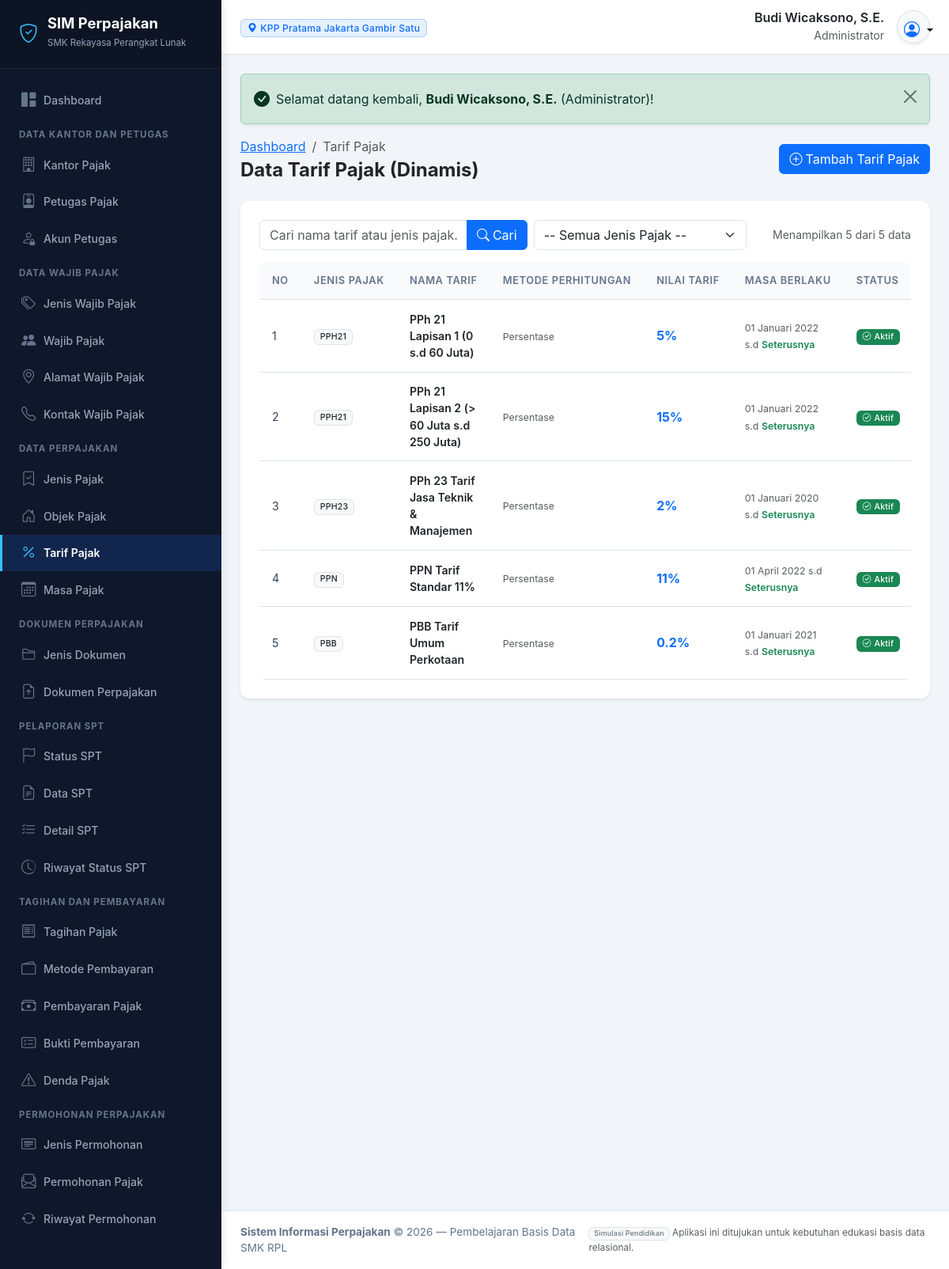
Page /modules/tarif_pajak/index.php (signed in) on the committed database.
### tables this page shows
CREATE TABLE `akun_petugas` (
  `id_akun` INT AUTO_INCREMENT PRIMARY KEY,
  `id_petugas` INT NOT NULL UNIQUE,
  `nama_pengguna` VARCHAR(50) NOT NULL UNIQUE,
  `kata_sandi` VARCHAR(255) NOT NULL,
  `peran` VARCHAR(50) NOT NULL,
  `status_akun` ENUM('Aktif', 'Nonaktif') DEFAULT 'Aktif',
  `terakhir_masuk` DATETIME NULL,
  `created_at` TIMESTAMP DEFAULT CURRENT_TIMESTAMP,
  CONSTRAINT `fk_akun_petugas` FOREIGN KEY (`id_petugas`) 
    REFERENCES `petugas_pajak` (`id_petugas`) ON UPDATE CASCADE ON DELETE CASCADE
);

CREATE TABLE `kantor_pajak` (
  `id_kantor` INT AUTO_INCREMENT PRIMARY KEY,
  `kode_kantor` VARCHAR(20) NOT NULL UNIQUE,
  `nama_kantor` VARCHAR(150) NOT NULL,
  `alamat` TEXT NOT NULL,
  `kota` VARCHAR(100) NOT NULL,
  `nomor_telepon` VARCHAR(30) NOT NULL,
  `email` VARCHAR(100) NOT NULL,
  `created_at` TIMESTAMP DEFAULT CURRENT_TIMESTAMP
);

CREATE TABLE `petugas_pajak` (
  `id_petugas` INT AUTO_INCREMENT PRIMARY KEY,
  `id_kantor` INT NOT NULL,
  `nama_petugas` VARCHAR(150) NOT NULL,
  `nomor_identitas` VARCHAR(50) NOT NULL UNIQUE,
  `jabatan` VARCHAR(100) NOT NULL,
  `nomor_telepon` VARCHAR(30) NOT NULL,
  `email` VARCHAR(100) NOT NULL,
  `status` ENUM('Aktif', 'Nonaktif') DEFAULT 'Aktif',
  `created_at` TIMESTAMP DEFAULT CURRENT_TIMESTAMP,
  CONSTRAINT `fk_petugas_kantor` FOREIGN KEY (`id_kantor`) 
    REFERENCES `kantor_pajak` (`id_kantor`) ON UPDATE CASCADE ON DELETE RESTRICT
);

CREATE TABLE `tarif_pajak` (
  `id_tarif` INT AUTO_INCREMENT PRIMARY KEY,
  `id_jenis_pajak` INT NOT NULL,
  `nama_tarif` VARCHAR(150) NOT NULL,
  `jenis_perhitungan` VARCHAR(50) NOT NULL DEFAULT 'Persentase',
  `nilai_tarif` DECIMAL(10,4) NOT NULL,
  `tanggal_mulai` DATE NOT NULL,
  `tanggal_berakhir` DATE NULL,
  `status` ENUM('Aktif', 'Nonaktif') DEFAULT 'Aktif',
  CONSTRAINT `fk_tarif_jenis` FOREIGN KEY (`id_jenis_pajak`) 
    REFERENCES `jenis_pajak` (`id_jenis_pajak`) ON UPDATE CASCADE ON DELETE RESTRICT
);

CREATE TABLE `jenis_pajak` (
  `id_jenis_pajak` INT AUTO_INCREMENT PRIMARY KEY,
  `kode_pajak` VARCHAR(20) NOT NULL UNIQUE,
  `nama_pajak` VARCHAR(150) NOT NULL,
  `deskripsi` TEXT NULL,
  `status` ENUM('Aktif', 'Nonaktif') DEFAULT 'Aktif'
);

### modules/tarif_pajak/index.php (the view, shortened to what this page needs)
<?php
require_once __DIR__ . '/../../includes/header.php';
$cari = bersihkan($_GET['cari'] ?? '');
$halaman = max(1, (int)($_GET['halaman'] ?? 1));
$limit = 10;
$offset = ($halaman - 1) * $limit;
$where = "WHERE 1=1";
$params = [];
$total_data = ambil_satu("
    SELECT COUNT(*) as total
    FROM tarif_pajak t
    JOIN jenis_pajak jp ON t.id_jenis_pajak = jp.id_jenis_pajak
    $where
", $params)['total'];
$query = "
    SELECT t.*, jp.kode_pajak, jp.nama_pajak
    FROM tarif_pajak t
    JOIN jenis_pajak jp ON t.id_jenis_pajak = jp.id_jenis_pajak
    $where
    ORDER BY t.id_tarif ASC
    LIMIT $limit OFFSET $offset
";
$data_list = ambil_semua($query, $params);
?>
<div class="d-flex flex-column flex-md-row justify-content-between align-items-md-center mb-4 gap-2">
    <div>
        <nav aria-label="breadcrumb">
            <ol class="breadcrumb mb-1">
                <li class="breadcrumb-item"><a href="<?= base_url('dashboard.php') ?>">Dashboard</a></li>
                <li class="breadcrumb-item active" aria-current="page">Tarif Pajak</li>
            </ol>
        </nav>
        <h4 class="fw-bold mb-0 text-dark">Data Tarif Pajak (Dinamis)</h4>
    </div>
    <div>
        <a href="tambah.php" class="btn btn-primary">
            <i class="bi bi-plus-circle me-1"></i>Tambah Tarif Pajak
        </a>
    </div>
</div>
<div class="card border-0 shadow-sm">
    <div class="card-body p-3 p-md-4">
        <form method="GET" class="row g-2 mb-3">
            <div class="col-12 col-md-5">
                <div class="input-group">
                    <input type="text" name="cari" class="form-control" placeholder="Cari nama tarif atau jenis pajak..." value="<?= escape($cari) ?>">
                    <button class="btn btn-primary" type="submit"><i class="bi bi-search me-1"></i>Cari</button>
                </div>
            </div>
            <div class="col-12 col-md-4">
                <select name="jenis" class="form-select" onchange="this.form.submit()">
                    <option value="0">-- Semua Jenis Pajak --</option>
                </select>
            </div>
            <div class="col-12 col-md-3 text-md-end text-muted small d-flex align-items-center justify-content-md-end">
                Menampilkan <?= count($data_list) ?> dari <?= $total_data ?> data
            </div>
        </form>
        <div class="table-responsive">
            <table class="table table-hover align-middle mb-0">
                <thead>
                    <tr>
                        <th style="width: 50px;">No</th>
                        <th>Jenis Pajak</th>
                        <th>Nama Tarif</th>
                        <th>Metode Perhitungan</th>
                        <th>Nilai Tarif</th>
                        <th>Masa Berlaku</th>
                        <th>Status</th>
                    </tr>
                </thead>
                <tbody>
                    <?php if (empty($data_list)): ?>
                        <tr><td colspan="8" class="text-center py-4 text-muted">Tidak ada data tarif pajak.</td></tr>
                    <?php else: ?>
                        <?php $no = $offset + 1; foreach ($data_list as $row): ?>
                            <tr>
                                <td><?= $no++ ?></td>
                                <td><span class="badge bg-light text-dark border"><?= escape($row['kode_pajak']) ?></span></td>
                                <td><div class="fw-semibold text-dark"><?= escape($row['nama_tarif']) ?></div></td>
                                <td><small class="text-muted"><?= escape($row['jenis_perhitungan']) ?></small></td>
                                <td>
                                    <span class="fw-bold text-primary fs-6"><?= (float)$row['nilai_tarif'] ?>%</span>
                                </td>
                                <td>
                                    <small class="text-muted">
                                        <?= format_tanggal($row['tanggal_mulai']) ?> s.d
                                        <?= $row['tanggal_berakhir'] ? format_tanggal($row['tanggal_berakhir']) : '<span class="text-success fw-semibold">Seterusnya</span>' ?>
                                    </small>
                                </td>
                                <td><?= badge_status($row['status']) ?></td>
                            </tr>
                        <?php endforeach; ?>
                    <?php endif; ?>
                </tbody>
            </table>
        </div>
    </div>
</div>
<?php require_once __DIR__ . '/../../includes/footer.php'; ?>

### includes/header.php (shortened to what this page needs)
<?php
require_once __DIR__ . '/fungsi.php';
$user_aktif = pengguna_login();
$nama_user = $user_aktif['nama_petugas'] ?? $_SESSION['nama_pengguna'] ?? 'Petugas';
$peran_user = $user_aktif['peran'] ?? 'Petugas Pajak';
$kantor_user = $user_aktif['nama_kantor'] ?? 'Kantor Pajak';
?>
<!DOCTYPE html>
<html lang="id">
<head>
    <link rel="stylesheet" href="<?= base_url('assets/css/bootstrap.min.css') ?>">
    <link rel="stylesheet" href="<?= base_url('assets/css/bootstrap-icons.min.css') ?>">
    <link rel="stylesheet" href="<?= base_url('assets/css/style.css') ?>">
    <link rel="stylesheet" href="https://cdn.jsdelivr.net/npm/bootstrap-icons@1.11.3/font/bootstrap-icons.min.css" onerror="this.onerror=null;">
</head>
<body>
<div class="app-wrapper">
    <?php require_once __DIR__ . '/sidebar.php'; ?>
    <div class="app-content">
        <header class="app-header">
            <div class="d-flex align-items-center">
                <div class="d-none d-sm-block">
                    <span class="badge bg-primary bg-opacity-10 text-primary border border-primary border-opacity-25 px-2 py-1">
                        <i class="bi bi-geo-alt-fill me-1"></i><?= escape($kantor_user) ?>
                    </span>
                </div>
            </div>
            <div class="d-flex align-items-center gap-3">
                <div class="text-end d-none d-md-block">
                    <div class="fw-semibold text-dark lh-sm"><?= escape($nama_user) ?></div>
                    <small class="text-muted"><?= escape($peran_user) ?></small>
                </div>
                <div class="dropdown">
                    <button class="btn btn-light rounded-circle p-2 border shadow-sm dropdown-toggle" type="button" id="userDropdown" data-bs-toggle="dropdown" aria-expanded="false" style="width: 42px; height: 42px;">
                        <i class="bi bi-person-circle fs-5 text-primary"></i>
                    </button>
                </div>
            </div>
        </header>
        <main class="p-3 p-md-4 flex-grow-1">
            <?php tampilkan_flash(); ?>

### includes/fungsi.php (shortened to what this page needs)
<?php
require_once __DIR__ . '/../config/koneksi.php';
function base_url($path = '') {
    $scriptName = str_replace('\\', '/', $_SERVER['SCRIPT_NAME'] ?? '');
    $base = '';
    if (stripos($scriptName, '/sistem-perpajakan') !== false) {
        $base = '/sistem-perpajakan';
    } elseif (stripos($scriptName, '/Perpajakan') !== false) {
        $base = '/Perpajakan';
    } else {
        $base = '';
    }
    $path = ltrim($path, '/');
    return $base ? $base . '/' . $path : '/' . $path;
}
function escape($data) {
    return htmlspecialchars((string)$data, ENT_QUOTES, 'UTF-8');
}
function bersihkan($data) {
    return trim($data ?? '');
}
function tampilkan_flash() {
    if (!empty($_SESSION['flash'])) {
        $flash = $_SESSION['flash'];
        $ikon = 'info-circle';
        if ($flash['tipe'] === 'success') $ikon = 'check-circle-fill';
        echo '<div class="alert alert-' . escape($flash['tipe']) . ' alert-dismissible fade show d-flex align-items-center shadow-sm" role="alert">';
        echo '  <i class="bi bi-' . $ikon . ' me-2 fs-5"></i>';
        echo '  <div class="flex-grow-1">' . $flash['pesan'] . '</div>';
        echo '  <button type="button" class="btn-close" data-bs-dismiss="alert" aria-label="Tutup"></button>';
        echo '</div>';
    }
}
function pengguna_login() {
    global $koneksi;
    $stmt = $koneksi->prepare("
        SELECT a.*, p.nama_petugas, p.nomor_identitas, p.jabatan, p.email, k.nama_kantor, k.kode_kantor
        FROM akun_petugas a
        JOIN petugas_pajak p ON a.id_petugas = p.id_petugas
        JOIN kantor_pajak k ON p.id_kantor = k.id_kantor
        WHERE a.id_akun = ?
    ");
    $stmt->execute([$_SESSION['akun_id']]);
    return $stmt->fetch();
}
function format_tanggal($tanggal, $dengan_waktu = false) {
    $bulanIndo = [
        1 => 'Januari', 'Februari', 'Maret', 'April', 'Mei', 'Juni',
        'Juli', 'Agustus', 'September', 'Oktober', 'November', 'Desember'
    ];
    $timestamp = strtotime($tanggal);
    $tgl = date('d', $timestamp);
    $bln = (int)date('m', $timestamp);
    $thn = date('Y', $timestamp);
    $hasil = $tgl . ' ' . ($bulanIndo[$bln] ?? '') . ' ' . $thn;
    return $hasil;
}
function ambil_satu($sql, $params = []) {
    global $koneksi;
    $stmt = $koneksi->prepare($sql);
    $stmt->execute($params);
    return $stmt->fetch();
}
function ambil_semua($sql, $params = []) {
    global $koneksi;
    $stmt = $koneksi->prepare($sql);
    $stmt->execute($params);
    return $stmt->fetchAll();
}
function badge_status($status) {
    $st = trim((string)$status);
    $warna = 'secondary';
    $ikon = 'dot';
    switch (strtolower($st)) {
        case 'aktif':
        case 'diterima':
        case 'lunas':
        case 'berhasil':
        case 'disetujui':
        case 'selesai':
            $warna = 'success';
            $ikon = 'check-circle';
            break;
    }
    return '<span class="badge bg-' . $warna . ' px-2 py-1"><i class="bi bi-' . $ikon . ' me-1"></i>' . escape($st) . '</span>';
}

### assets/css/style.css (style rules this page uses)
:root { --primary-color: #1e3a8a; --primary-light: #3b82f6; --primary-dark: #0f172a; --secondary-color: #0d9488; --accent-gold: #f59e0b; --bg-main: #f1f5f9; --sidebar-bg: #0f172a; --sidebar-hover: #1e293b; --sidebar-active: #2563eb; --card-border: #e2e8f0; }
body { background-color: var(--bg-main); font-family: -apple-system, BlinkMacSystemFont, "Segoe UI", Roboto, "Helvetica Neue", Arial, sans-serif; color: #334155; min-height: 100vh; display: flex; flex-direction: column; }
.app-wrapper { display: flex; min-height: 100vh; width: 100%; }
.app-content { flex-grow: 1; display: flex; flex-direction: column; min-width: 0; background-color: var(--bg-main); }
.app-header { background-color: #ffffff; border-bottom: 1px solid #e2e8f0; padding: 0.75rem 1.5rem; display: flex; align-items: center; justify-content: space-between; box-shadow: 0 1px 3px rgba(0,0,0,0.03); position: sticky; top: 0; z-index: 1010; }
.card { border: 1px solid var(--card-border); border-radius: 0.75rem; box-shadow: 0 1px 3px rgba(0,0,0,0.05); background: #ffffff; }
.table-responsive { border-radius: 0.5rem; }
.table th { font-size: 0.8rem; text-transform: uppercase; letter-spacing: 0.05em; font-weight: 600; color: #64748b; background-color: #f8fafc; border-top: none; white-space: nowrap; padding: 0.85rem 1rem; }
.table td { padding: 0.85rem 1rem; vertical-align: middle; font-size: 0.88rem; color: #334155; }
.badge { font-weight: 500; letter-spacing: 0.02em; }

### rows in the picture
akun_petugas: kantor_pajak.nama_kantor "KPP Pratama Jakarta Gambir Satu", id_petugas.nama_petugas "Budi Wicaksono, S.E.", peran "Administrator"
tarif_pajak: id_jenis_pajak.kode_pajak "PPH21", nama_tarif "PPh 21 Lapisan 1 (0 s.d 60 Juta)", jenis_perhitungan "Persentase", nilai_tarif "5", tanggal_mulai "01 Januari 2022", shows "Seterusnya", status "Aktif"
tarif_pajak: id_jenis_pajak.kode_pajak "PPH21", nama_tarif "PPh 21 Lapisan 2 (> 60 Juta s.d 250 Juta)", jenis_perhitungan "Persentase", nilai_tarif "15", tanggal_mulai "01 Januari 2022", shows "Seterusnya", status "Aktif"
tarif_pajak: id_jenis_pajak.kode_pajak "PPH23", nama_tarif "PPh 23 Tarif Jasa Teknik & Manajemen", jenis_perhitungan "Persentase", nilai_tarif "2", tanggal_mulai "01 Januari 2020", shows "Seterusnya", status "Aktif"
tarif_pajak: id_jenis_pajak.kode_pajak "PPN", nama_tarif "PPN Tarif Standar 11%", jenis_perhitungan "Persentase", nilai_tarif "11", tanggal_mulai "01 April 2022", shows "Seterusnya", status "Aktif"
tarif_pajak: id_jenis_pajak.kode_pajak "PBB", nama_tarif "PBB Tarif Umum Perkotaan", jenis_perhitungan "Persentase", nilai_tarif "0.2", tanggal_mulai "01 Januari 2021", shows "Seterusnya", status "Aktif"

### other values in the picture
$flash['pesan'] "Selamat datang kembali, Budi Wicaksono, S.E. (Administrator)!"
count($data_list) "5"
$total_data "5"
